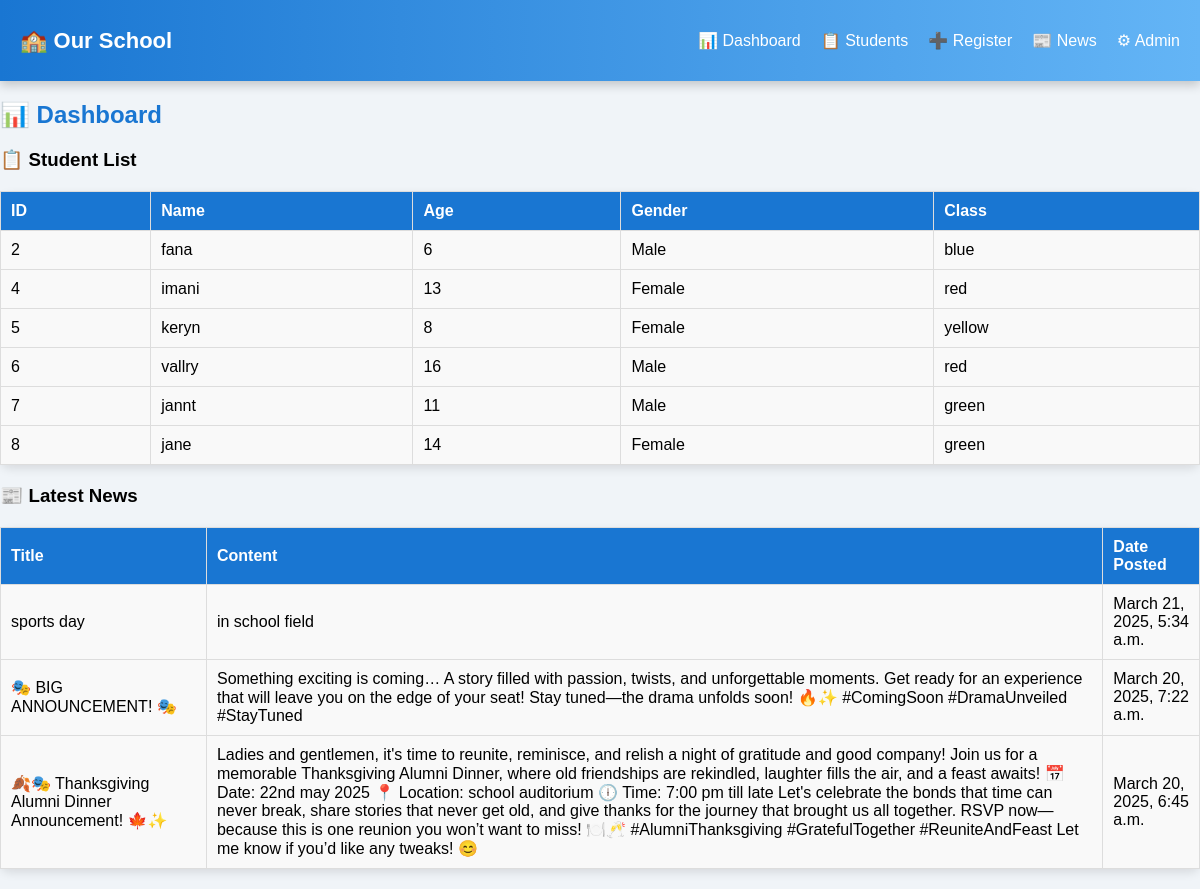
/dashboard/, run on the app's committed database.
### school/models.py (models this page shows, shortened)
class Student(models.Model):
    name = models.CharField(max_length=100)
    email = models.EmailField(unique=True)
    age = models.IntegerField()
    course = models.CharField(max_length=100)
    class_name = models.CharField(max_length=50,null=True)
    gender = models.CharField(max_length=10, choices=[('Male', 'Male'), ('Female', 'Female')],null=True)
    enrollment_date = models.DateTimeField(auto_now_add=True,null=True)

class News(models.Model):
    title = models.CharField(max_length=255)
    content = models.TextField()
    date_posted = models.DateTimeField(auto_now_add=True)
    is_event = models.BooleanField(default=False)  # True if it's a school event
    event_date = models.DateField(null=True, blank=True)  # Event date (optional)

### school/views.py (the view)
# urls.py: path('dashboard/', views.dashboard, name='dashboard'),
def dashboard(request):
    students = Student.objects.all()  # Fetch all students
    news = News.objects.order_by('-date_posted')[:5]  # Fetch latest 5 news articles
    return render(request, 'dashboard.html', {'students': students, 'news': news})

### school/templates/dashboard.html (shortened to what this page needs)
{% extends 'base.html' %}
{% block content %}
<h2>📊 Dashboard</h2>
<h3>📋 Student List</h3>
<table border="1">
    <thead>
        <tr>
            <th>ID</th>
            <th>Name</th>
            <th>Age</th>
            <th>Gender</th>
            <th>Class</th>
        </tr>
    </thead>
    <tbody>
        {% for student in students %}
        <tr>
            <td>{{ student.id }}</td>
            <td>{{ student.name }}</td>
            <td>{{ student.age }}</td>
            <td>
                {% if student.gender == 'Male' %}
                    Male
                {% elif student.gender == 'Female' %}
                    Female
                {% endif %}
            </td>
            <td>{{ student.class_name }}</td>
        </tr>
        {% endfor %}
    </tbody>
</table>
<h3>📰 Latest News</h3>
<table border="1">
    <thead>
        <tr>
            <th>Title</th>
            <th>Content</th>
            <th>Date Posted</th>
        </tr>
    </thead>
    <tbody>
        {% for article in news %}
        <tr>
            <td>{{ article.title }}</td>
            <td>{{ article.content }}</td>
            <td>{{ article.date_posted }}</td>
        </tr>
        {% endfor %}
    </tbody>
</table>
{% endblock %}

### school/static/css/style.css (style rules this page uses)
body { font-family: 'Poppins', sans-serif; background-color: #f0f4f8; margin: 0; padding: 0; }
table { width: 90%; margin: 20px auto; border-collapse: collapse; background: white; border-radius: 10px; box-shadow: 0 4px 10px rgba(0, 0, 0, 0.1); }
th, td { padding: 12px; border-bottom: 1px solid #ddd; text-align: center; }
th { background-color: #2E7D32; color: white; }
h2 { color: #1976D2; }
table { width: 100%; border-collapse: collapse; margin-top: 20px; }
th, td { border: 1px solid #ddd; padding: 10px; text-align: left; }
th { background-color: #1976D2; color: white; }
td { background-color: #f9f9f9; }

### data on the page
Student: id "2", name "fana", age "6", gender "Male", class_name "blue"
Student: id "4", name "imani", age "13", gender "Female", class_name "red"
Student: id "5", name "keryn", age "8", gender "Female", class_name "yellow"
Student: id "6", name "vallry", age "16", gender "Male", class_name "red"
Student: id "7", name "jannt", age "11", gender "Male", class_name "green"
Student: id "8", name "jane", age "14", gender "Female", class_name "green"
News: title "sports day", content "in school field", date_posted "March 21, 2025, 5:34 a.m."
News: title "🎭 BIG ANNOUNCEMENT! 🎭", content "Something exciting is coming… A story filled with passion, twists, and unforgettable moments. Get ready for an experience that will leave you on the edge of your seat! Stay tuned—the drama unfolds soon! 🔥✨ #ComingSoon #DramaUnveiled #StayTuned", date_posted "March 20, 2025, 7:22 a.m."
News: title "🍂🎭 Thanksgiving Alumni Dinner Announcement! 🍁✨", content "Ladies and gentlemen, it's time to reunite, reminisce, and relish a night of gratitude and good company! Join us for a memorable Thanksgiving Alumni Dinner, where old friendships are rekindled, laughter fills the air, and a feast awaits! 📅 Date: 22nd may 2025 📍 Location: school auditorium 🕕 Time: 7:00 pm till late Let's celebrate the bonds that time can never break, share stories that never get old, and give thanks for the journey that brought us all together. RSVP now—because this is one reunion you won’t want to miss! 🍽️🥂 #AlumniThanksgiving #GratefulTogether #ReuniteAndFeast Let me know if you’d like any tweaks! 😊", date_posted "March 20, 2025, 6:45 a.m."
